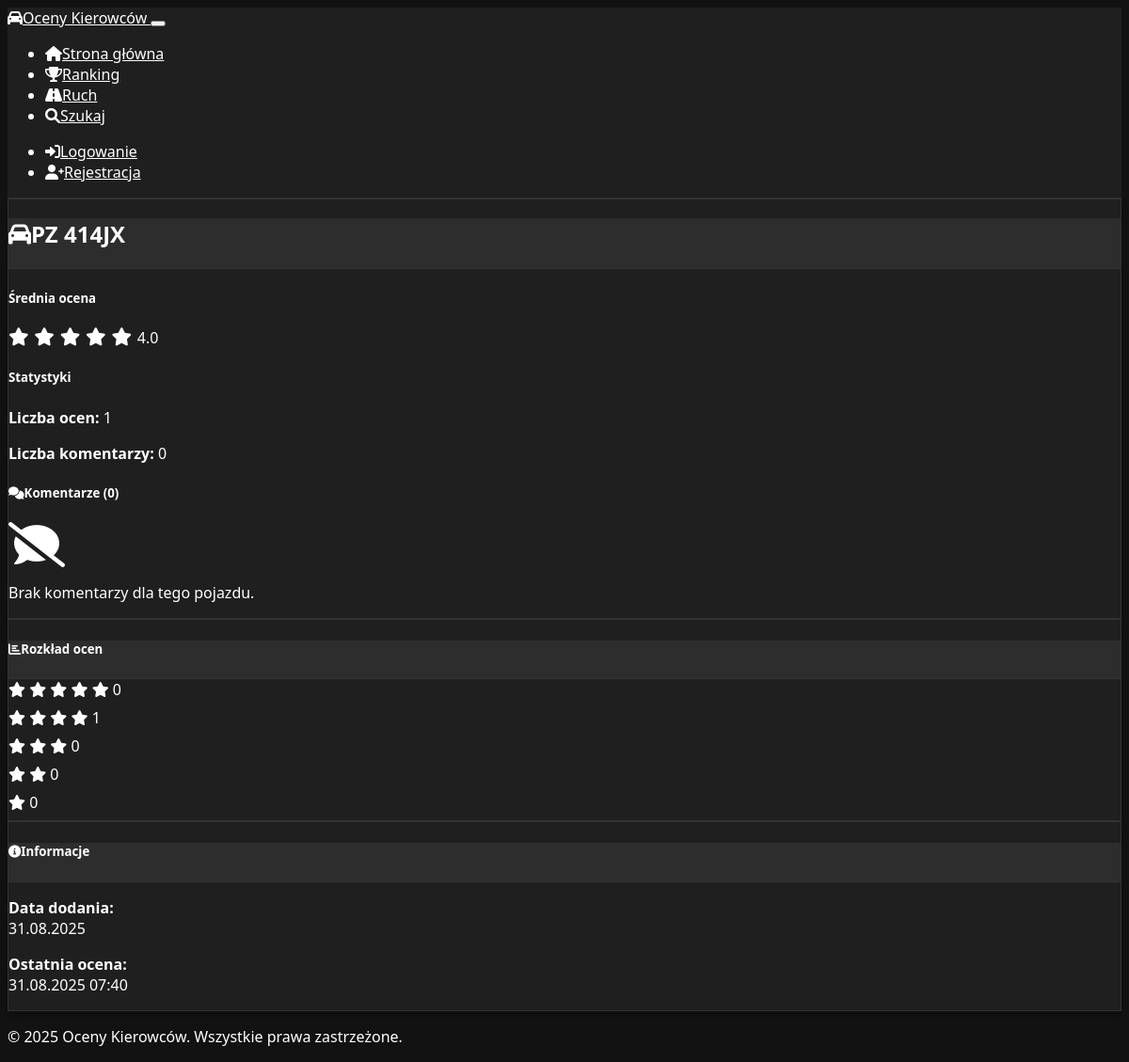
Before: /vehicle/PZ 414JX with the older database file.
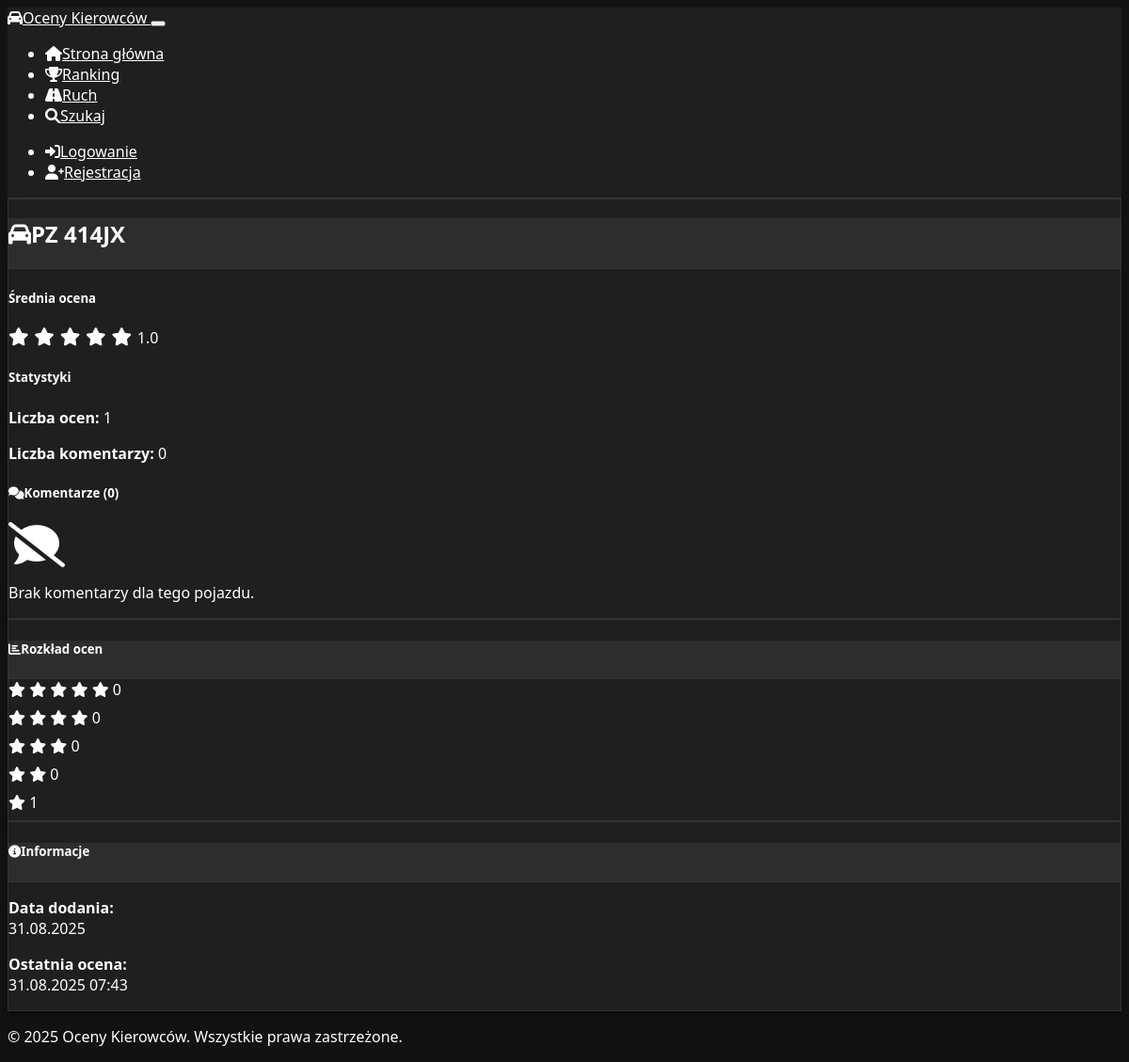
After: the same page with the newer database file.
### models.py (models this page shows, shortened)
class Vehicle(db.Model):
    id = db.Column(db.Integer, primary_key=True)
    license_plate = db.Column(db.String(20), unique=True, nullable=False)
    is_blocked = db.Column(db.Boolean, default=False)
    created_at = db.Column(db.DateTime, default=datetime.utcnow)
    ratings = db.relationship('Rating', backref='vehicle', lazy='dynamic', cascade='all, delete-orphan')
    comments = db.relationship('Comment', backref='vehicle', lazy='dynamic', cascade='all, delete-orphan')

class Rating(db.Model):
    id = db.Column(db.Integer, primary_key=True)
    vehicle_id = db.Column(db.Integer, db.ForeignKey('vehicle.id'), nullable=False)
    user_id = db.Column(db.Integer, db.ForeignKey('user.id'), nullable=False)
    rating = db.Column(db.Integer, nullable=False)  # 1-5 stars
    created_at = db.Column(db.DateTime, default=datetime.utcnow)
    __table_args__ = (db.UniqueConstraint('vehicle_id', 'user_id', name='unique_user_vehicle_rating'),)

### app.py (the view, shortened to what this page needs)
@app.route('/vehicle/<license_plate>')
def vehicle_detail(license_plate):
    if not validate_license_plate(license_plate):
        flash('Nieprawidłowy format numeru rejestracyjnego!', 'warning')
        return redirect(url_for('index'))
    vehicle = Vehicle.query.filter_by(
        license_plate=license_plate.upper()).first()
    if vehicle.is_blocked and not is_admin():
        flash('Ten pojazd został zablokowany!', 'danger')
        return redirect(url_for('index'))
    ratings = Rating.query.filter_by(vehicle_id=vehicle.id).all()
    comments = Comment.query.filter_by(vehicle_id=vehicle.id).order_by(
        Comment.created_at.desc()).all()
    avg_rating = sum(r.rating
                     for r in ratings) / len(ratings) if ratings else 0
    user_rating = None
    if is_logged_in():
        user_rating = Rating.query.filter_by(
            vehicle_id=vehicle.id, user_id=session['user_id']).first()
    return render_template('vehicle_detail.html',
                           vehicle=vehicle,
                           ratings=ratings,
                           comments=comments,
                           avg_rating=avg_rating,
                           user_rating=user_rating)

### app.py (called while the page is built)
def is_logged_in():
    return 'user_id' in session

def init_auth(app):
    @app.context_processor
    def inject_auth_functions():
        return {
            'get_current_user': get_current_user,
            'is_logged_in': is_logged_in,
            'is_admin': is_admin
        }

def validate_license_plate(plate):
    return bool(re.match(r'^[A-Z0-9]+$', plate.upper().replace(' ', '')))

### templates/vehicle_detail.html (shortened to what this page needs)
{% extends "base.html" %}
{% block content %}
<div class="row">
    <div class="col-lg-8">
        <div class="card">
            <div class="card-header">
                <div class="d-flex justify-content-between align-items-center">
                    <h2 class="card-title mb-0">
                        <i class="fas fa-car me-2"></i>{{ vehicle.license_plate }}
                    </h2>
                </div>
            </div>
            <div class="card-body">
                <div class="row mb-4">
                    <div class="col-md-6">
                        <h5>Średnia ocena</h5>
                        <div class="star-rating-large">
                            {% for i in range(1, 6) %}
                                <i class="fas fa-star {% if i <= avg_rating %}text-warning{% else %}text-muted{% endif %}"></i>
                            {% endfor %}
                            <span class="ms-2 h5">{{ "%.1f"|format(avg_rating) }}</span>
                        </div>
                    </div>
                    <div class="col-md-6">
                        <h5>Statystyki</h5>
                        <p class="mb-1"><strong>Liczba ocen:</strong> {{ ratings|length }}</p>
                        <p class="mb-1"><strong>Liczba komentarzy:</strong> {{ comments|length }}</p>
                    </div>
                </div>
                <h5><i class="fas fa-comments me-2"></i>Komentarze ({{ comments|length }})</h5>
                {% if comments %}
                    {% for comment in comments %}
                    <div class="card mb-3" id="comment-{{ comment.id }}">
                        <div class="card-body">
                            <div class="d-flex justify-content-between align-items-start">
                                <div>
                                    <strong>{{ comment.user.username }}</strong>
                                    <small class="text-muted ms-2">{{ comment.created_at.strftime('%d.%m.%Y %H:%M') }}</small>
                                </div>
                                <div class="dropdown">
                                    <button class="btn btn-sm btn-link text-muted" type="button" data-bs-toggle="dropdown">
                                        <i class="fas fa-ellipsis-v"></i>
                                    </button>
                                    <ul class="dropdown-menu">
                                        {% if session.user_id %}
                                        <li>
                                            <button class="dropdown-item" onclick="reportComment({{ comment.id }})">
                                                <i class="fas fa-flag text-warning me-1"></i>Zgłoś
                                            </button>
                                        </li>
                                        {% endif %}
                                        {% if session.user_id and comment.user_id == session.user_id %}
                                        <li>
                                            <button class="dropdown-item text-danger" onclick="deleteMyComment({{ comment.id }})">
                                                <i class="fas fa-trash me-1"></i>Usuń
                                            </button>
                                        </li>
                                        {% endif %}
                                        {% if is_admin() %}
                                        <li>
                                            <button class="dropdown-item text-danger" onclick="deleteComment({{ comment.id }})">
                                                <i class="fas fa-trash me-1"></i>Usuń (Admin)
                                            </button>
                                        </li>
                                        {% endif %}
                                    </ul>
                                </div>
                            </div>
                            <p class="mt-2 mb-2">{{ comment.content }}</p>
                            <div class="d-flex justify-content-between align-items-center">
                                <div>
                                    {% if session.user_id and comment.user_id != session.user_id %}
                                    <div class="btn-group btn-group-sm" role="group">
                                        <button type="button" class="btn btn-outline-success" onclick="voteComment({{ comment.id }}, 'helpful')">
                                            <i class="fas fa-thumbs-up me-1"></i>Pomocne ({{ comment.helpful_votes }})
                                        </button>
                                        <button type="button" class="btn btn-outline-danger" onclick="voteComment({{ comment.id }}, 'unhelpful')">
                                            <i class="fas fa-thumbs-down me-1"></i>Niepomocne ({{ comment.unhelpful_votes }})
                                        </button>
                                    </div>
                                    {% else %}
                                    <small class="text-muted">
                                        <i class="fas fa-thumbs-up text-success me-1"></i>{{ comment.helpful_votes }}
                                        <i class="fas fa-thumbs-down text-danger me-1 ms-2"></i>{{ comment.unhelpful_votes }}
                                    </small>
                                    {% endif %}
                                </div>
                                {% if comment.reports > 0 %}
                                <small class="text-warning">
                                    <i class="fas fa-exclamation-triangle me-1"></i>
                                    Zgłoszenia: {{ comment.reports }}
                                </small>
                                {% endif %}
                            </div>
                        </div>
                    </div>
                    {% endfor %}
                {% else %}
                    <div class="text-center py-4 text-muted">
                        <i class="fas fa-comment-slash fa-3x mb-3"></i>
                        <p>Brak komentarzy dla tego pojazdu.</p>
                    </div>
                {% endif %}
            </div>
        </div>
    </div>
    <div class="col-lg-4">
        <div class="card">
            <div class="card-header">
                <h5 class="card-title mb-0">
                    <i class="fas fa-chart-bar me-2"></i>Rozkład ocen
                </h5>
            </div>
            <div class="card-body">
                {% for rating_value in range(5, 0, -1) %}
                    {% set count = ratings|selectattr('rating', 'equalto', rating_value)|list|length %}
                    {% set percentage = (count / ratings|length * 100) if ratings else 0 %}
                    <div class="mb-2">
                        <div class="d-flex justify-content-between align-items-center mb-1">
                            <span class="small">
                                {% for i in range(rating_value) %}
                                    <i class="fas fa-star text-warning"></i>
                                {% endfor %}
                            </span>
                            <span class="small text-muted">{{ count }}</span>
                        </div>
                        <div class="progress" style="height: 8px;">
                        </div>
                    </div>
                {% endfor %}
            </div>
        </div>
        <div class="card mt-3">
            <div class="card-header">
                <h5 class="card-title mb-0">
                    <i class="fas fa-info-circle me-2"></i>Informacje
                </h5>
            </div>
            <div class="card-body">
                <p><strong>Data dodania:</strong><br>{{ vehicle.created_at.strftime('%d.%m.%Y') }}</p>
                {% if ratings %}
                    <p><strong>Ostatnia ocena:</strong><br>{{ ratings[-1].created_at.strftime('%d.%m.%Y %H:%M') }}</p>
                {% endif %}
            </div>
        </div>
    </div>
</div>
{% endblock %}

### templates/base.html (shortened to what this page needs)
<!DOCTYPE html>
<html lang="pl" data-bs-theme="dark">
<head>
    <link href="https://cdn.replit.com/agent/bootstrap-agent-dark-theme.min.css" rel="stylesheet">
    <link href="https://cdnjs.cloudflare.com/ajax/libs/font-awesome/6.0.0/css/all.min.css" rel="stylesheet">
    <link rel="stylesheet" href="https://unpkg.com/leaflet@1.9.4/dist/leaflet.css" />
    <link href="{{ url_for('static', filename='css/style.css') }}" rel="stylesheet">
    <link href="{{ url_for('static', filename='css/icons.css') }}" rel="stylesheet">
</head>
<body>
    <nav class="navbar navbar-expand-lg navbar-dark">
        <div class="container">
            <a class="navbar-brand" href="{{ url_for('index') }}">
                <i class="fas fa-car me-2"></i>Oceny Kierowców
            </a>
            <button class="navbar-toggler" type="button" data-bs-toggle="collapse" data-bs-target="#navbarNav">
            </button>
            <div class="collapse navbar-collapse" id="navbarNav">
                <ul class="navbar-nav me-auto">
                    <li class="nav-item">
                        <a class="nav-link" href="{{ url_for('index') }}">
                            <i class="fas fa-home me-1"></i>Strona główna
                        </a>
                    </li>
                    <li class="nav-item">
                        <a class="nav-link" href="{{ url_for('ranking') }}">
                            <i class="fas fa-trophy me-1"></i>Ranking
                        </a>
                    </li>
                    <li class="nav-item">
                        <a class="nav-link" href="{{ url_for('traffic') }}">
                            <i class="fas fa-road me-1"></i>Ruch
                        </a>
                    </li>
                    <li class="nav-item">
                        <a class="nav-link" href="{{ url_for('search') }}">
                            <i class="fas fa-search me-1"></i>Szukaj
                        </a>
                    </li>
                </ul>
                <ul class="navbar-nav">
                    {% if session.user_id %}
                        <li class="nav-item dropdown">
                            <a class="nav-link dropdown-toggle" href="#" id="userDropdown" role="button" data-bs-toggle="dropdown">
                                <i class="fas fa-user-circle me-1"></i>{{ get_current_user().username }}
                            </a>
                            <ul class="dropdown-menu">
                                <li><a class="dropdown-item" href="{{ url_for('profile') }}">
                                    <i class="fas fa-user me-1"></i>Mój profil
                                </a></li>
                                <li><a class="dropdown-item" href="{{ url_for('statistics') }}">
                                    <i class="fas fa-chart-bar me-1"></i>Moje statystyki
                                </a></li>
                                <li><hr class="dropdown-divider"></li>
                                {% if is_admin() %}
                                <li><a class="dropdown-item" href="{{ url_for('admin') }}">
                                    <i class="fas fa-cog me-1"></i>Panel administratora
                                </a></li>
                                <li><hr class="dropdown-divider"></li>
                                {% endif %}
                                <li><a class="dropdown-item" href="{{ url_for('logout') }}">
                                    <i class="fas fa-sign-out-alt me-1"></i>Wyloguj
                                </a></li>
                            </ul>
                        </li>
                    {% else %}
                        <li class="nav-item">
                            <a class="nav-link" href="{{ url_for('login') }}">
                                <i class="fas fa-sign-in-alt me-1"></i>Logowanie
                            </a>
                        </li>
                        <li class="nav-item">
                            <a class="nav-link" href="{{ url_for('register') }}">
                                <i class="fas fa-user-plus me-1"></i>Rejestracja
                            </a>
                        </li>
                    {% endif %}
                </ul>
            </div>
        </div>
    </nav>
    <main class="container mt-4">
        {% block content %}{% endblock %}
    </main>
    <footer class="mt-5 py-4 text-center text-muted">
        <div class="container">
            <p>&copy; 2025 Oceny Kierowców. Wszystkie prawa zastrzeżone.</p>
        </div>
    </footer>
</body>
</html>

### static/css/style.css (style rules this page uses)
:root { --primary-color: #007bff; --secondary-color: #6c757d; --success-color: #28a745; --danger-color: #dc3545; --warning-color: #ffc107; --info-color: #17a2b8; --dark-color: #343a40; --light-color: #f8f9fa; --star-color: #ffc107; --star-empty: #e9ecef; }
body { background-color: #121212; color: #ffffff; font-family: 'Segoe UI', Tahoma, Geneva, Verdana, sans-serif; }
.navbar { background-color: #1f1f1f !important; border-bottom: 1px solid #333; }
.navbar-brand, .navbar-nav .nav-link { color: #ffffff !important; }
.card { background-color: #1f1f1f; border: 1px solid #333; box-shadow: 0 4px 6px rgba(0, 0, 0, 0.3); transition: transform 0.2s ease, box-shadow 0.2s ease; }
.card-header { background-color: #2d2d2d; border-bottom: 1px solid #333; color: #ffffff; }

### templates/vehicle_detail.html (style rules this page uses)
.star-rating-large .fa-star { font-size: 1.2rem; margin-right: 0.1rem; }

Changed rows visible on the page:
changed Rating: rating 4 → 1 (drawn); created_at "31.08.2025 07:40" → "31.08.2025 07:43"
Other visible differences:
{{ "%.1f"|format(avg_rating) }}: "4.0" → "1.0"
